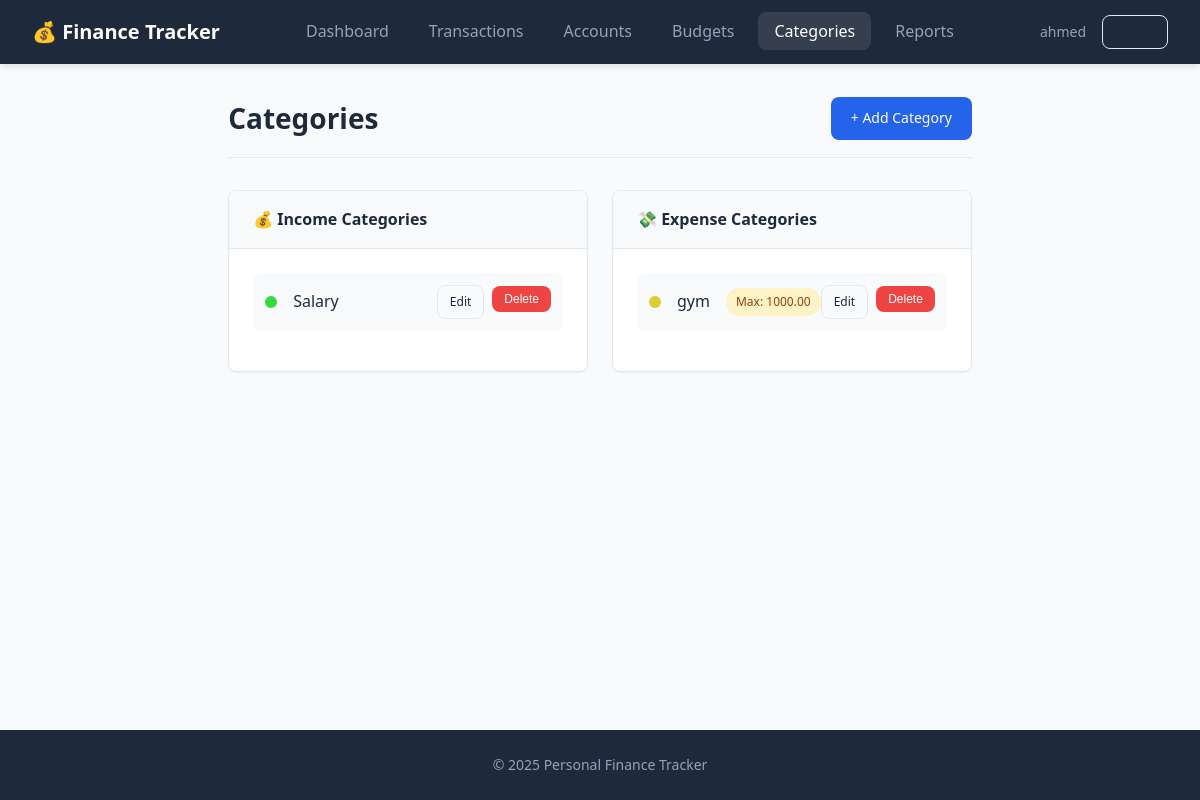
/categories (signed in), run on the app's committed database.
### src/app/models/finance_models.py (models this page shows, shortened)
class User(UserMixin, db.Model):
    __tablename__ = 'user'
    id: Mapped[int] = mapped_column(Integer, primary_key=True, autoincrement=True)
    email: Mapped[str] = mapped_column(String(120), nullable=False, unique=True)
    password_hash: Mapped[str] = mapped_column(String(128), nullable=False)
    display_name: Mapped[Optional[str]] = mapped_column(String(100))
    default_currency: Mapped[str] = mapped_column(String(10), default='EGP')
    created_at: Mapped[datetime] = mapped_column(DateTime, default=datetime.utcnow)
    accounts: Mapped[List["Account"]] = relationship(
        "Account", back_populates="user", cascade="all, delete-orphan"
    )
    categories: Mapped[List["Category"]] = relationship(
        "Category", back_populates="user", cascade="all, delete-orphan"
    )
    transactions: Mapped[List["Transaction"]] = relationship(
        "Transaction", back_populates="user", cascade="all, delete-orphan"
    )
    budgets: Mapped[List["Budget"]] = relationship(
        "Budget", back_populates="user", cascade="all, delete-orphan"
    )
    transaction_templates: Mapped[List["TransactionTemplate"]] = relationship(
        "TransactionTemplate", back_populates="user", cascade="all, delete-orphan"
    )
    goals: Mapped[List["Goal"]] = relationship(
        "Goal", back_populates="user", cascade="all, delete-orphan"
    )
    recurring_transactions: Mapped[List["RecurringTransaction"]] = relationship(
        "RecurringTransaction", back_populates="user", cascade="all, delete-orphan"
    )

class Category(db.Model):
    __tablename__ = 'category'
    id: Mapped[int] = mapped_column(Integer, primary_key=True, autoincrement=True)
    user_id: Mapped[int] = mapped_column(
        Integer, ForeignKey('user.id', ondelete='CASCADE'), nullable=False
    )
    name: Mapped[str] = mapped_column(String(100), nullable=False)
    category_type: Mapped[str] = mapped_column(String(10), nullable=False)
    color: Mapped[Optional[str]] = mapped_column(String(7))
    max_single_amount: Mapped[Optional[Decimal]] = mapped_column(DECIMAL(10, 2))
    user: Mapped["User"] = relationship("User", back_populates="categories")
    transactions: Mapped[List["Transaction"]] = relationship(
        "Transaction", back_populates="category", cascade="all, delete-orphan"
    )
    budgets: Mapped[List["Budget"]] = relationship(
        "Budget", back_populates="category", cascade="all, delete-orphan"
    )
    transaction_templates: Mapped[List["TransactionTemplate"]] = relationship(
        "TransactionTemplate", back_populates="category"
    )

### src/app/controllers/category_routes.py (the view)
@category_bp.route('/categories')
@login_required
def categories():
    user_categories = Category.query.filter_by(user_id=current_user.id).all()
    income_categories = [c for c in user_categories if c.category_type == 'Income']
    expense_categories = [c for c in user_categories if c.category_type == 'Expense']
    return render_template(
        'categories.html',
        income_categories=income_categories,
        expense_categories=expense_categories
    )

### src/app/__init__.py (called while the page is built)
def _init_extensions(app: Flask) -> None:
    database.init_app(app)
    bcrypt.init_app(app)
    login_manager.init_app(app)
    @login_manager.user_loader
    def load_user(user_id: str):
        from .models import User
        return User.query.get(int(user_id))

### src/app/templates/categories.html (shortened to what this page needs)
{% extends "base.html" %}
{% block content %}
<div class="page-header">
    <h1>Categories</h1>
    <a href="{{ url_for('category.add_category') }}" class="btn btn-primary">+ Add Category</a>
</div>
<div class="grid grid-2">
    <div class="card">
        <div class="card-header">
            <h3>💰 Income Categories</h3>
        </div>
        <div class="card-body">
            {% if income_categories %}
                {% for category in income_categories %}
                <div class="flex flex-between flex-center mb-2" style="padding: 0.75rem; background: var(--bg-primary); border-radius: var(--border-radius);">
                    <div class="flex flex-center gap-1">
                        <span class="category-dot" style="background-color: {{ category.color or '#10b981' }}"></span>
                        <span>{{ category.name }}</span>
                    </div>
                    <div class="table-actions">
                        <a href="{{ url_for('category.edit_category', category_id=category.id) }}" class="btn btn-sm btn-outline">Edit</a>
                        <form method="POST" action="{{ url_for('category.delete_category', category_id=category.id) }}" style="display:inline;" onsubmit="return confirm('Delete this category?');">
                            <button type="submit" class="btn btn-sm btn-danger">Delete</button>
                        </form>
                    </div>
                </div>
                {% endfor %}
            {% else %}
                <p class="text-muted text-center">No income categories yet</p>
            {% endif %}
        </div>
    </div>
    <div class="card">
        <div class="card-header">
            <h3>💸 Expense Categories</h3>
        </div>
        <div class="card-body">
            {% if expense_categories %}
                {% for category in expense_categories %}
                <div class="flex flex-between flex-center mb-2" style="padding: 0.75rem; background: var(--bg-primary); border-radius: var(--border-radius);">
                    <div class="flex flex-center gap-1">
                        <span class="category-dot" style="background-color: {{ category.color or '#ef4444' }}"></span>
                        <span>{{ category.name }}</span>
                        {% if category.max_single_amount %}
                        <span class="badge badge-warning" style="margin-left: 0.5rem;">Max: {{ "%.2f"|format(category.max_single_amount) }}</span>
                        {% endif %}
                    </div>
                    <div class="table-actions">
                        <a href="{{ url_for('category.edit_category', category_id=category.id) }}" class="btn btn-sm btn-outline">Edit</a>
                        <form method="POST" action="{{ url_for('category.delete_category', category_id=category.id) }}" style="display:inline;" onsubmit="return confirm('Delete this category?');">
                            <button type="submit" class="btn btn-sm btn-danger">Delete</button>
                        </form>
                    </div>
                </div>
                {% endfor %}
            {% else %}
                <p class="text-muted text-center">No expense categories yet</p>
            {% endif %}
        </div>
    </div>
</div>
{% endblock %}

### src/app/templates/base.html (shortened to what this page needs)
<!DOCTYPE html>
<html lang="en">
<head>
    <link rel="stylesheet" href="{{ url_for('static', filename='css/style.css') }}">
</head>
<body>
    {% if current_user.is_authenticated %}
    <nav class="navbar">
        <div class="nav-brand">
            <a href="{{ url_for('dashboard.dashboard') }}">💰 Finance Tracker</a>
        </div>
        <ul class="nav-links">
            <li><a href="{{ url_for('dashboard.dashboard') }}" class="{% if request.endpoint == 'dashboard.dashboard' %}active{% endif %}">Dashboard</a></li>
            <li><a href="{{ url_for('transaction.transactions') }}" class="{% if 'transaction' in request.endpoint %}active{% endif %}">Transactions</a></li>
            <li><a href="{{ url_for('account.accounts') }}" class="{% if 'account' in request.endpoint %}active{% endif %}">Accounts</a></li>
            <li><a href="{{ url_for('budget.budgets') }}" class="{% if 'budget' in request.endpoint %}active{% endif %}">Budgets</a></li>
            <li><a href="{{ url_for('category.categories') }}" class="{% if 'category' in request.endpoint %}active{% endif %}">Categories</a></li>
            <li><a href="{{ url_for('report.reports') }}" class="{% if 'report' in request.endpoint %}active{% endif %}">Reports</a></li>
        </ul>
        <div class="nav-user">
            <span class="user-name">{{ current_user.display_name or current_user.email }}</span>
            <a href="{{ url_for('auth.logout') }}" class="btn btn-outline btn-sm">Logout</a>
        </div>
    </nav>
    {% endif %}
    <main class="container">
        {% block content %}{% endblock %}
    </main>
    <footer class="footer">
        <p>&copy; 2025 Personal Finance Tracker</p>
    </footer>
</body>
</html>

### src/app/static/css/style.css (style rules this page uses)
:root { --primary: #2563eb; --primary-dark: #1d4ed8; --primary-light: #3b82f6; --secondary: #64748b; --success: #10b981; --success-light: #d1fae5; --warning: #f59e0b; --warning-light: #fef3c7; --danger: #ef4444; --danger-light: #fee2e2; --info: #06b6d4; --info-light: #cffafe; --bg-primary: #f8fafc; --bg-secondary: #ffffff; --bg-dark: #1e293b; --text-primary: #1e293b; --text-secondary: #64748b; --text-light: #94a3b8; --text-inverse: #ffffff; --border-color: #e2e8f0; --border-radius: 8px; --shadow-sm: 0 1px 2px rgba(0, 0, 0, 0.05); --shadow: 0 4px 6px -1px rgba(0, 0, 0, 0.1); --shadow-lg: 0 10px 15px -3px rgba(0, 0, 0, 0.1); --font-family: 'Segoe UI', system-ui, -apple-system, sans-serif; --transition: all 0.2s ease; }
*, *::before, *::after { box-sizing: border-box; margin: 0; padding: 0; }
html { font-size: 16px; scroll-behavior: smooth; }
body { font-family: var(--font-family); background-color: var(--bg-primary); color: var(--text-primary); line-height: 1.6; min-height: 100vh; display: flex; flex-direction: column; }
a { color: var(--primary); text-decoration: none; transition: var(--transition); }
.navbar { background: var(--bg-dark); padding: 0 2rem; display: flex; align-items: center; justify-content: space-between; height: 64px; position: sticky; top: 0; z-index: 1000; box-shadow: var(--shadow); }
.nav-brand a { color: var(--text-inverse); font-size: 1.25rem; font-weight: 700; display: flex; align-items: center; gap: 0.5rem; }
.nav-links { display: flex; list-style: none; gap: 0.5rem; }
.nav-links a { color: var(--text-light); padding: 0.5rem 1rem; border-radius: var(--border-radius); font-weight: 500; transition: var(--transition); }
.nav-links a:hover, .nav-links a.active { color: var(--text-inverse); background: rgba(255, 255, 255, 0.1); }
.nav-user { display: flex; align-items: center; gap: 1rem; }
.user-name { color: var(--text-light); font-size: 0.875rem; }
.container { max-width: 1200px; margin: 0 auto; padding: 2rem; flex: 1; }
.page-header { display: flex; justify-content: space-between; align-items: center; margin-bottom: 2rem; padding-bottom: 1rem; border-bottom: 1px solid var(--border-color); }
.page-header h1 { font-size: 1.75rem; font-weight: 700; color: var(--text-primary); }
.grid { display: grid; gap: 1.5rem; }
.grid-2 { grid-template-columns: repeat(2, 1fr); }
.card { background: var(--bg-secondary); border-radius: var(--border-radius); box-shadow: var(--shadow-sm); border: 1px solid var(--border-color); overflow: hidden; }
.card-header { padding: 1rem 1.5rem; border-bottom: 1px solid var(--border-color); background: var(--bg-primary); }
.card-header h2, .card-header h3 { font-size: 1rem; font-weight: 600; color: var(--text-primary); }
.card-body { padding: 1.5rem; }
.btn { display: inline-flex; align-items: center; justify-content: center; gap: 0.5rem; padding: 0.625rem 1.25rem; font-size: 0.875rem; font-weight: 500; border-radius: var(--border-radius); border: none; cursor: pointer; transition: var(--transition); text-decoration: none; }
.btn-primary { background: var(--primary); color: var(--text-inverse); }
.btn-danger { background: var(--danger); color: var(--text-inverse); }
.btn-outline { background: transparent; border: 1px solid var(--border-color); color: var(--text-primary); }
.btn-sm { padding: 0.375rem 0.75rem; font-size: 0.75rem; }
.table-actions { display: flex; gap: 0.5rem; }
.badge { display: inline-flex; align-items: center; padding: 0.25rem 0.625rem; font-size: 0.75rem; font-weight: 500; border-radius: 9999px; }
.badge-warning { background: var(--warning-light); color: #92400e; }
.category-dot { width: 12px; height: 12px; border-radius: 50%; display: inline-block; margin-right: 0.5rem; }
.footer { background: var(--bg-dark); color: var(--text-light); text-align: center; padding: 1.5rem; font-size: 0.875rem; margin-top: auto; }
.mb-2 { margin-bottom: 1rem; }
.flex { display: flex; }
.flex-between { justify-content: space-between; }
.flex-center { align-items: center; }
.gap-1 { gap: 0.5rem; }

### data on the page
User: display_name "ahmed"
Category: name "Salary"
Category: name "gym", max_single_amount "1000.00"
